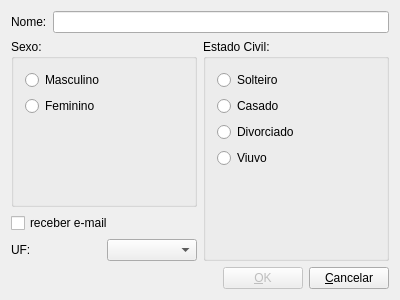
<?xml version="1.0" encoding="UTF-8"?>
<ui version="4.0">
 <class>dialogCadastro</class>
 <widget class="QDialog" name="dialogCadastro">
  <property name="geometry">
   <rect>
    <x>0</x>
    <y>0</y>
    <width>400</width>
    <height>300</height>
   </rect>
  </property>
  <property name="windowTitle">
   <string>Cadastro</string>
  </property>
  <layout class="QVBoxLayout" name="verticalLayout_5">
   <item>
    <layout class="QVBoxLayout" name="verticalLayout_4">
     <item>
      <layout class="QVBoxLayout" name="verticalLayout_3">
       <item>
        <layout class="QHBoxLayout" name="horizontalLayout">
         <item>
          <widget class="QLabel" name="labelNome">
           <property name="text">
            <string>Nome:</string>
           </property>
           <property name="buddy">
            <cstring>lineEditNome</cstring>
           </property>
          </widget>
         </item>
         <item>
          <widget class="QLineEdit" name="lineEditNome"/>
         </item>
        </layout>
       </item>
       <item>
        <layout class="QHBoxLayout" name="horizontalLayout_3">
         <item>
          <layout class="QVBoxLayout" name="verticalLayout_2">
           <item>
            <layout class="QVBoxLayout" name="verticalLayout">
             <item>
              <widget class="QGroupBox" name="groupBoxSexo">
               <property name="title">
                <string>Sexo:</string>
               </property>
               <layout class="QFormLayout" name="formLayout">
                <item row="0" column="0">
                 <widget class="QRadioButton" name="radioButtonMasculilno">
                  <property name="text">
                   <string>Masculino</string>
                  </property>
                 </widget>
                </item>
                <item row="1" column="0">
                 <widget class="QRadioButton" name="radioButtonFeminino">
                  <property name="text">
                   <string>Feminino</string>
                  </property>
                 </widget>
                </item>
               </layout>
              </widget>
             </item>
             <item>
              <widget class="QCheckBox" name="checkBoxEmail">
               <property name="text">
                <string>receber e-mail</string>
               </property>
              </widget>
             </item>
            </layout>
           </item>
           <item>
            <layout class="QHBoxLayout" name="horizontalLayout_2">
             <item>
              <widget class="QLabel" name="labelUF">
               <property name="text">
                <string>UF:</string>
               </property>
               <property name="buddy">
                <cstring>comboBoxUF</cstring>
               </property>
              </widget>
             </item>
             <item>
              <widget class="QComboBox" name="comboBoxUF">
               <property name="editable">
                <bool>false</bool>
               </property>
              </widget>
             </item>
            </layout>
           </item>
          </layout>
         </item>
         <item>
          <widget class="QGroupBox" name="groupBoxEstadoCivl">
           <property name="title">
            <string>Estado Civil:</string>
           </property>
           <layout class="QFormLayout" name="formLayout_2">
            <item row="0" column="0">
             <widget class="QRadioButton" name="radioButtonSolteiro">
              <property name="text">
               <string>Solteiro</string>
              </property>
             </widget>
            </item>
            <item row="1" column="0">
             <widget class="QRadioButton" name="radioButtonCasado">
              <property name="text">
               <string>Casado</string>
              </property>
             </widget>
            </item>
            <item row="2" column="0">
             <widget class="QRadioButton" name="radioButtonDivorciado">
              <property name="text">
               <string>Divorciado</string>
              </property>
             </widget>
            </item>
            <item row="3" column="0">
             <widget class="QRadioButton" name="radioButtonViuvo">
              <property name="text">
               <string>Viuvo</string>
              </property>
             </widget>
            </item>
           </layout>
          </widget>
         </item>
        </layout>
       </item>
      </layout>
     </item>
     <item>
      <layout class="QHBoxLayout" name="horizontalLayout_5">
       <item>
        <spacer name="horizontalSpacer">
         <property name="orientation">
          <enum>Qt::Horizontal</enum>
         </property>
         <property name="sizeHint" stdset="0">
          <size>
           <width>78</width>
           <height>20</height>
          </size>
         </property>
        </spacer>
       </item>
       <item>
        <layout class="QHBoxLayout" name="horizontalLayout_4">
         <item>
          <widget class="QPushButton" name="pushButtonOK">
           <property name="enabled">
            <bool>false</bool>
           </property>
           <property name="text">
            <string>&amp;OK</string>
           </property>
          </widget>
         </item>
         <item>
          <widget class="QPushButton" name="pushButtonCancelar">
           <property name="text">
            <string>&amp;Cancelar</string>
           </property>
          </widget>
         </item>
        </layout>
       </item>
      </layout>
     </item>
    </layout>
   </item>
  </layout>
 </widget>
 <layoutdefault spacing="6" margin="11"/>
 <resources/>
 <connections>
  <connection>
   <sender>pushButtonCancelar</sender>
   <signal>clicked()</signal>
   <receiver>dialogCadastro</receiver>
   <slot>reject()</slot>
   <hints>
    <hint type="sourcelabel">
     <x>327</x>
     <y>280</y>
    </hint>
    <hint type="destinationlabel">
     <x>179</x>
     <y>271</y>
    </hint>
   </hints>
  </connection>
 </connections>
</ui>
